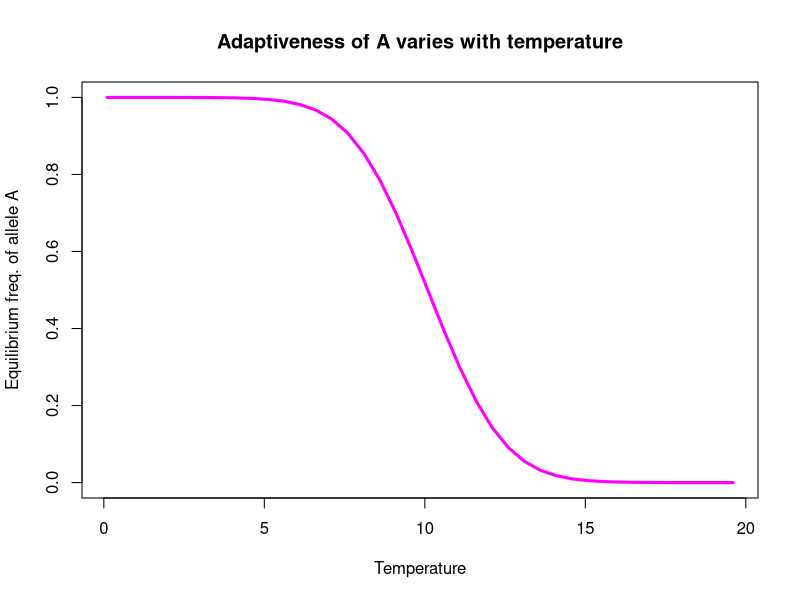

Generate this figure with R:
##A model of selection on a phenotypically plastic trait under
##spatially heterogeneous selection (an environmental cline)

#growth rate reaction norm parameters
a <- 1.0 #intercept 
c <- 0.33 #slope

#temperature gradient
temps <- seq(0.1,20,0.5) # range of temperatures

#fitness function parameters
B = 3.33
alpha = 0.02

#fitness function
get.fitness <- function(t){
    #argument is temperture
    GAA <- a + c*t
    GAa <- c*t
    Gaa <- -a + c*t
    wAA <- max(0, (1 - alpha*(B-GAA)^2))
    wAa <- max(0, (1 - alpha*(B-GAa)^2))
    waa <- max(0, (1 - alpha*(B-Gaa)^2))
    return(c(wAA,wAa,waa))
}

#selection function
selection <- function(p, t){
    #arguments are frequency of allele a, and temperature
    q <- 1 - p
    ws <- get.fitness(t)
    wAA <- ws[1]
    wAa <- ws[2]
    waa <- ws[3]
    p.prime <- ((wAA*p^2) + (wAa*p*q)) / ((wAA*p^2) + (2*wAa*p*q) + (waa*q^2))
    return(p.prime)
}

ps <- numeric()
gens <- seq(1,100,1)

for (t in temps) {
    p <- 0.5 #start p off at 50%
    for (g in gens){
        p <- selection(p, t)
    }
    ps <- c(ps, p)
}

#plot how p after 100 generations of selection varies across temperatures
plot(ps ~ temps, type='l', col='magenta', lwd=3, xlab='Temperature', ylab='Equilibrium freq. of allele A', main='Adaptiveness of A varies with temperature', ylim=c(0,1))
